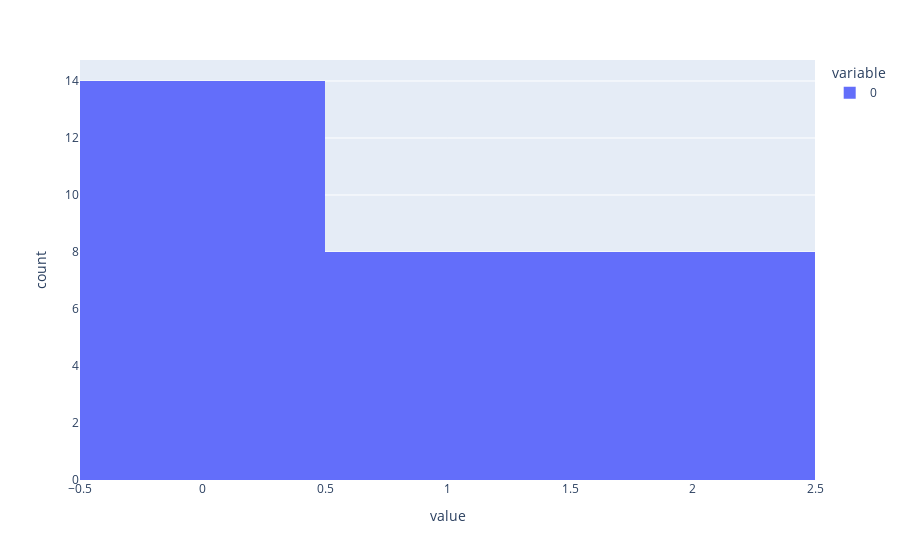

The code cell stored with this chart in its notebook:
### Code cell
px.histogram(confusion_matrix_check)

### Figure 1 — Plotly figure (JSON) as saved in the notebook; plotly's stock layout.template omitted (floating-point values rounded to 4 significant figures)
{"data": [{"alignmentgroup": "True", "bingroup": "x", "hovertemplate": "variable=0<br>value=%{x}<br>count=%{y}<extra></extra>", "legendgroup": "0", "marker": {"color": "#636efa", "pattern": {"shape": ""}}, "name": "0", "offsetgroup": "0", "orientation": "v", "showlegend": true, "type": "histogram", "x": [0, 0, 2, 0, 0, 2, 0, 2, 2, 0, 0, 0, 0, 0, 1, 1, 0, 1, 2, 1, 1, 1, 2, 1, 1, 0, 0, 2, 0, 2], "xaxis": "x", "yaxis": "y"}], "layout": {"barmode": "relative", "legend": {"title": {"text": "variable"}, "tracegroupgap": 0}, "margin": {"t": 60}, "xaxis": {"anchor": "y", "domain": [0, 1], "title": {"text": "value"}}, "yaxis": {"anchor": "x", "domain": [0, 1], "title": {"text": "count"}}}}
